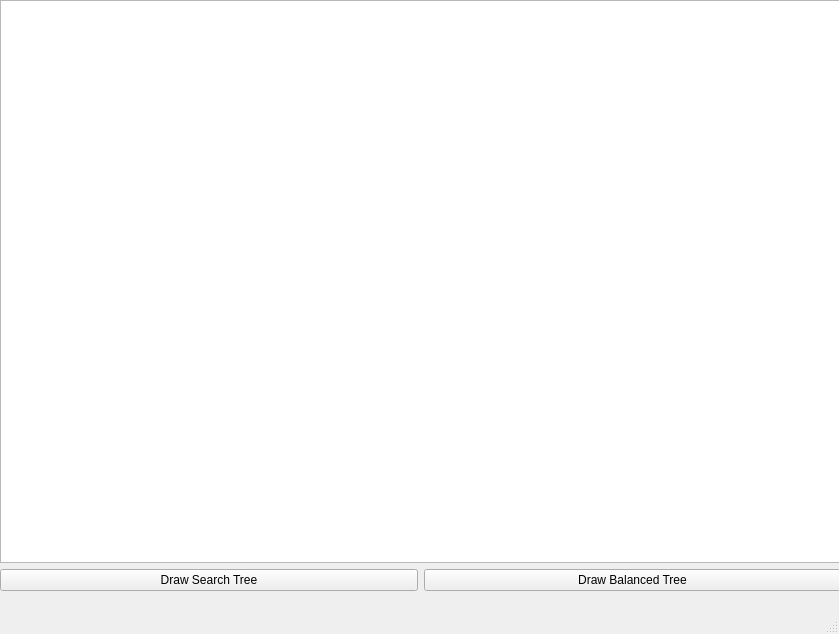
<?xml version="1.0" encoding="UTF-8"?>
<ui version="4.0">
 <class>MainWindow</class>
 <widget class="QMainWindow" name="MainWindow">
  <property name="geometry">
   <rect>
    <x>0</x>
    <y>0</y>
    <width>839</width>
    <height>634</height>
   </rect>
  </property>
  <property name="windowTitle">
   <string>MainWindow</string>
  </property>
  <widget class="QWidget" name="centralwidget">
   <widget class="QWidget" name="gridLayoutWidget">
    <property name="geometry">
     <rect>
      <x>0</x>
      <y>0</y>
      <width>841</width>
      <height>591</height>
     </rect>
    </property>
    <layout class="QGridLayout" name="gridLayout">
     <item row="1" column="1">
      <widget class="QPushButton" name="pbBalanced">
       <property name="text">
        <string>Draw Balanced Tree</string>
       </property>
      </widget>
     </item>
     <item row="0" column="0" colspan="2">
      <widget class="QGraphicsView" name="gVScene"/>
     </item>
     <item row="1" column="0">
      <widget class="QPushButton" name="pbSearch">
       <property name="text">
        <string>Draw Search Tree</string>
       </property>
      </widget>
     </item>
    </layout>
   </widget>
  </widget>
  <widget class="QMenuBar" name="menubar">
   <property name="geometry">
    <rect>
     <x>0</x>
     <y>0</y>
     <width>839</width>
     <height>20</height>
    </rect>
   </property>
  </widget>
  <widget class="QStatusBar" name="statusbar"/>
 </widget>
 <resources/>
 <connections/>
</ui>
